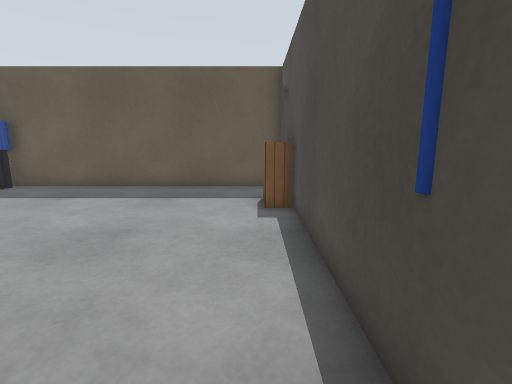
view 1 (above)

17 first-person views from a walk through a Gazebo world. The camera is 1 m above the floor, tilts 10° down and sees 85° across. The lines on the ground mark 1 m squares. The floor is counted in squares, 0.5 m on a side. Each view is taken from the middle of a square. On the plan, view 1 faces up. The plan holds only what a view shows up to about 17 squares ahead; the rest is blank. The place goes on beyond the plan. Simple patterns stand in for the simulator's built-in surfaces. Some stock models are drawn as simple stand-ins. Some surface patterns are stand-ins.

view 2
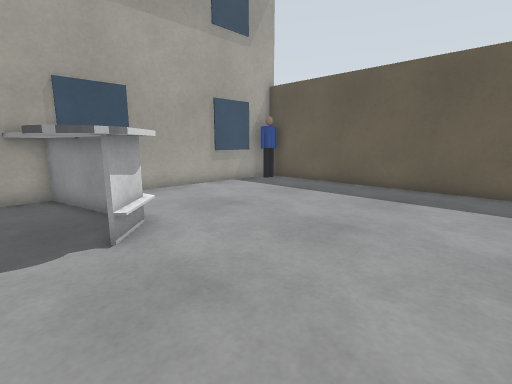

view 3
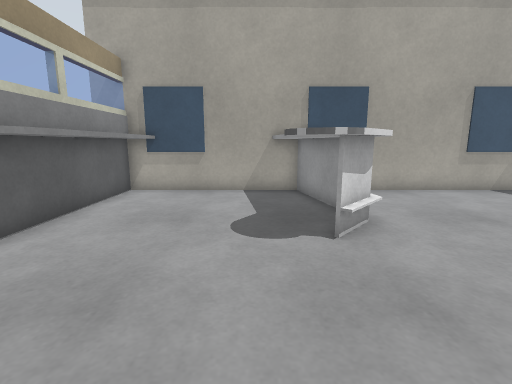

view 4
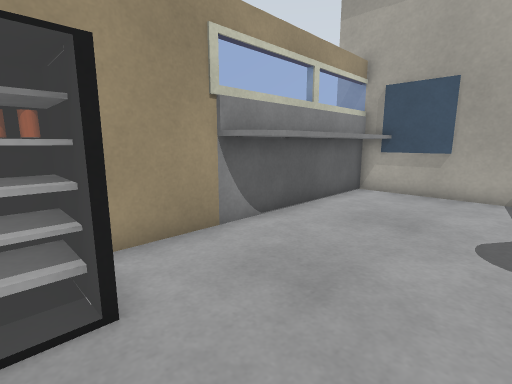

view 5
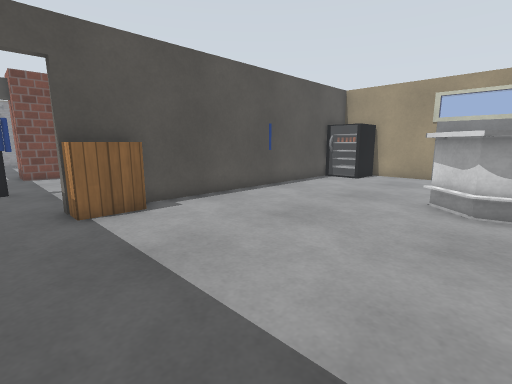

view 6
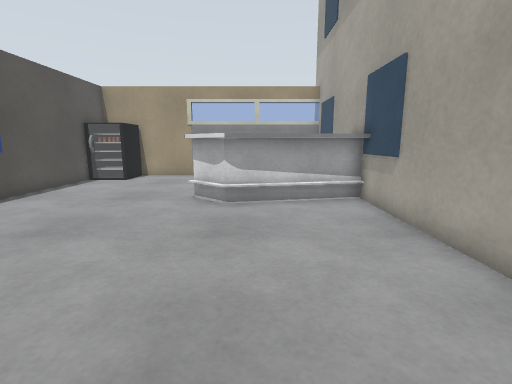

view 7
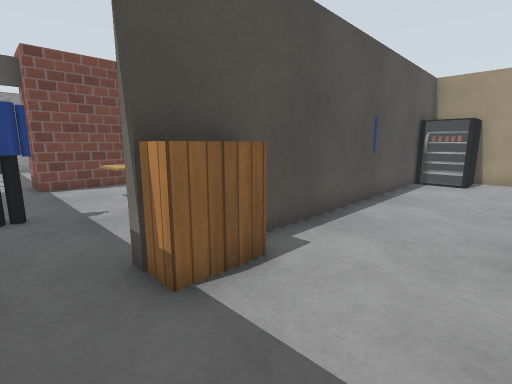

view 8
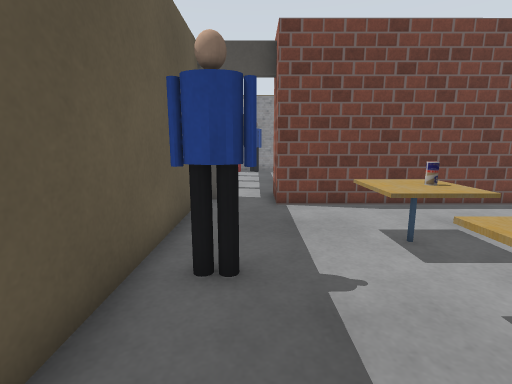

view 9
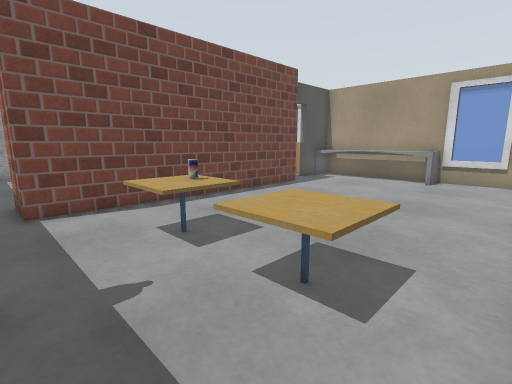

view 10
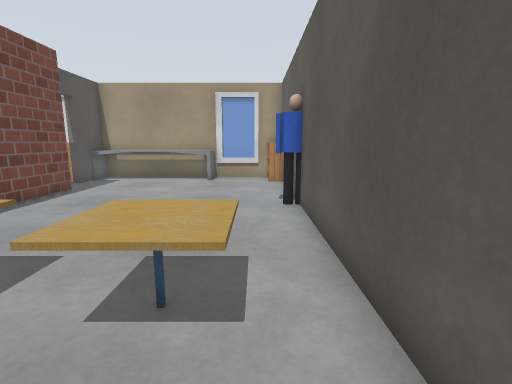

view 11
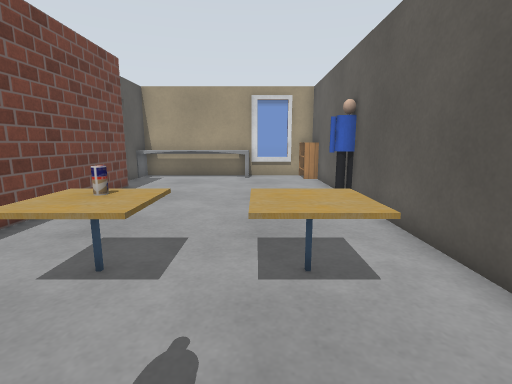

view 12
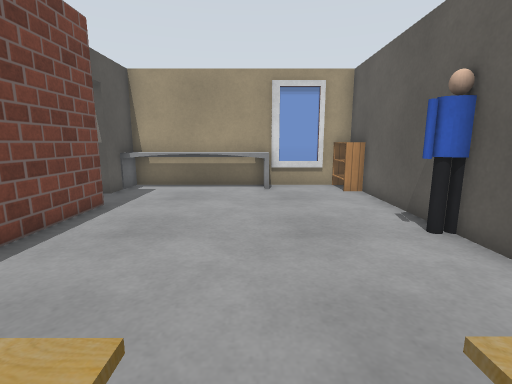

view 13
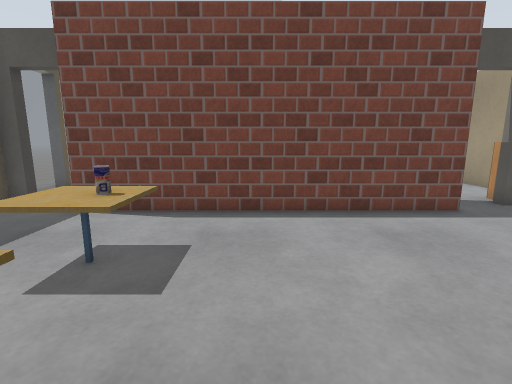

view 14
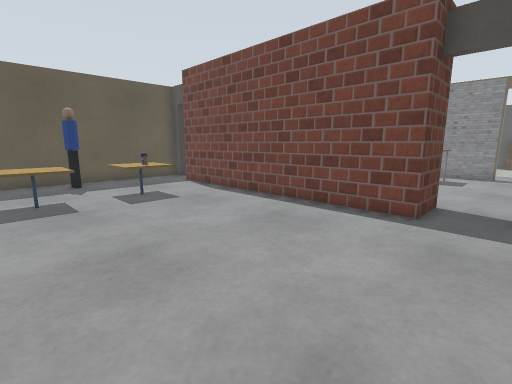

view 15
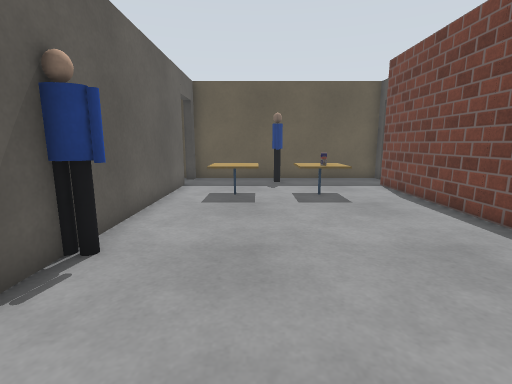

view 16
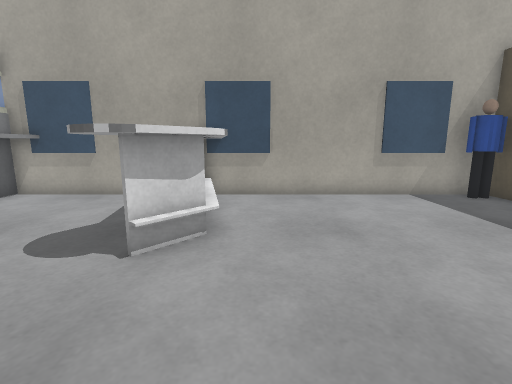

view 17
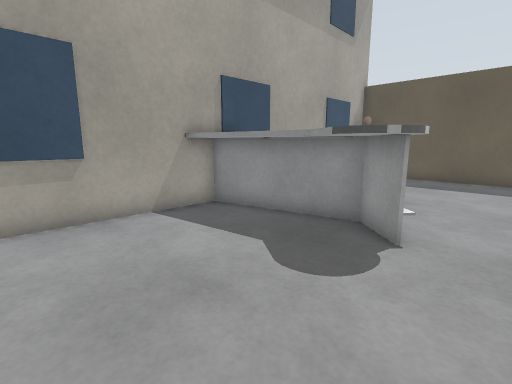

### Floor plan
Key: @ floor where view 1 was taken; # wall or solid block; . floor; D open door; = window, fence, low wall or low ledge; B building; P person; K bookshelf; R brick block; T cafe table; C drink can.
Columns run from 12 left of view 1 to 15 right of it. Each row starts with its distance up from view 1.
 13 B######################## =#
 12 BP...........D....P.........
 11 B............D....P.........
 10 B...........K##........RRR..
  9 B...........KK#.TT.TT..R
  8 B............##TTT.TC..R
  7 B............##TTT.TC..R
  6 B............##........R
  5 B............##........R
  4 B............##........R
  3 B######......##........R
  2 #######......#P........R
  1 #######......##........R
  0 #...........@##........R
 -1 #............##........RRR..
 -2 #............##.............
 -3 B..........#=##.........#K..
 -4 ########...###K..=======#K..
 -5       ########K#=########K##
 -6                #=#

Where each view was taken, in squares from view 1:
view 1: 0 up, 0 right, facing up
view 2: 0 up, 0 right, facing up-left
view 3: 0 up, 0 right, facing left
view 4: 0 up, 0 right, facing down-left
view 5: 12 up, 8 left, facing down-right
view 6: 12 up, 8 left, facing down
view 7: 12 up, 3 left, facing down-right
view 8: 11 up, 2 right, facing right
view 9: 11 up, 2 right, facing down-right
view 10: 11 up, 3 right, facing down
view 11: 12 up, 5 right, facing down
view 12: 8 up, 6 right, facing down
view 13: 5 up, 3 right, facing right
view 14: 3 down, 3 right, facing up-right
view 15: 3 down, 5 right, facing up
view 16: 4 up, 1 left, facing left
view 17: 4 down, 4 left, facing up-left
